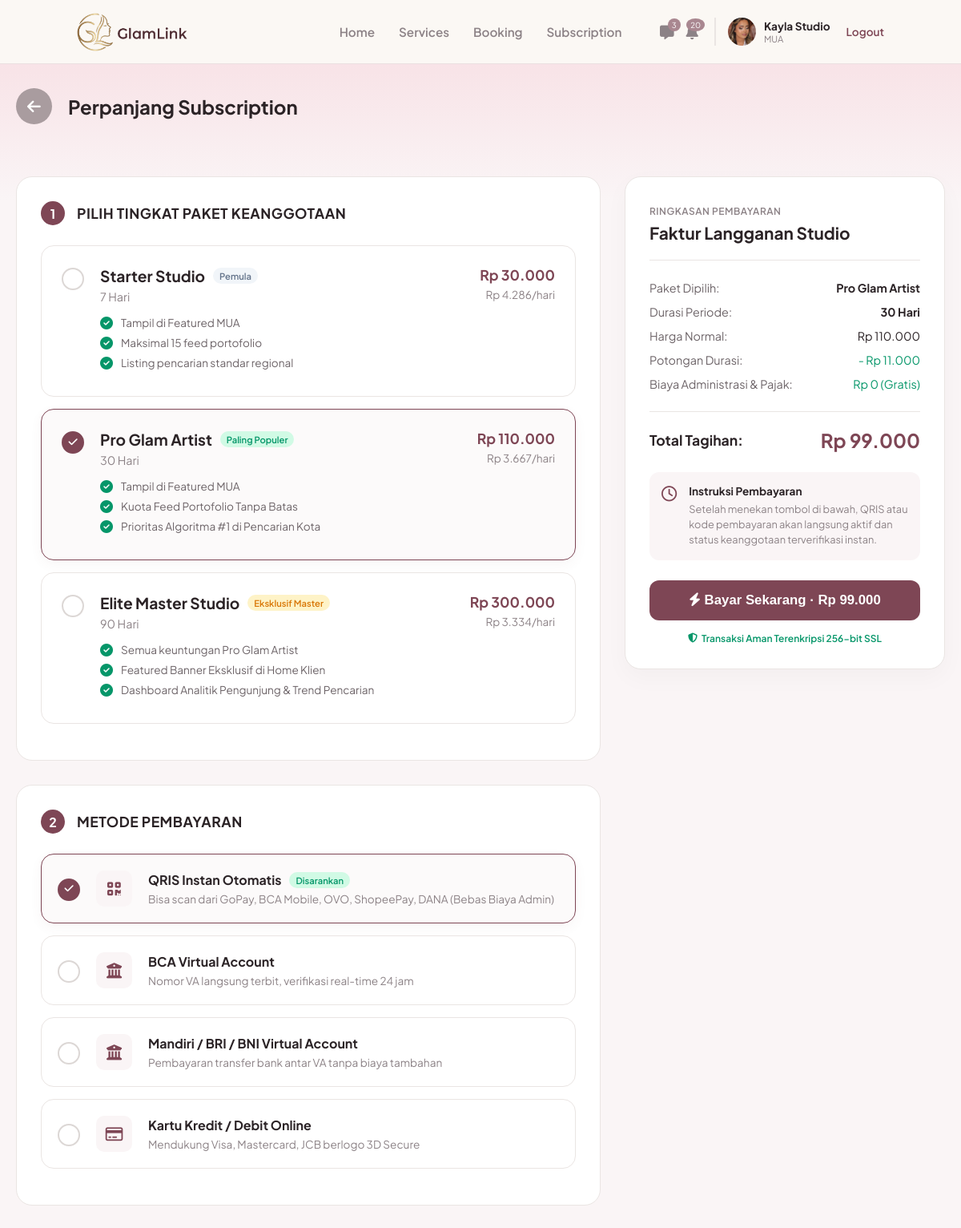
/mua/subscription_pay.php (signed in), run on the app's committed database.
### tables this page shows
CREATE TABLE `users` (
  `id_user` int(11) NOT NULL,
  `nama` varchar(100) NOT NULL,
  `email` varchar(100) NOT NULL,
  `nomor_telepon` varchar(20) DEFAULT NULL,
  `nama_brand` varchar(150) DEFAULT NULL,
  `bio` text DEFAULT NULL,
  `lokasi` varchar(150) DEFAULT NULL,
  `foto_profil` varchar(255) DEFAULT NULL,
  `password` varchar(255) NOT NULL,
  `role` enum('mua','pelanggan','admin') NOT NULL,
  `dibuat_pada` timestamp NOT NULL DEFAULT current_timestamp(),
  `status_verifikasi` enum('pending','approved','rejected') NOT NULL DEFAULT 'approved',
  `alasan_tolak` varchar(255) DEFAULT NULL
);

CREATE TABLE `subscription_packages` (
  `id_paket` int(11) NOT NULL,
  `nama_paket` varchar(100) NOT NULL,
  `durasi_hari` int(11) NOT NULL,
  `harga` int(11) NOT NULL
);

### mua/subscription_pay.php (the view, shortened to what the rows shown need)
<?php
require_once '../includes/auth_mua.php';
$id_paket_aktif = isset($_GET['id_paket']) ? (int)$_GET['id_paket'] : 2;
$q_paket = mysqli_query($koneksi, "SELECT * FROM subscription_packages ORDER BY id_paket ASC");
$pakets = [];
while($row = mysqli_fetch_assoc($q_paket)){
    $pakets[$row['id_paket']] = $row;
}
?>
<!DOCTYPE html>
<html lang="id">
<head>
    <link rel="stylesheet" href="https://cdnjs.cloudflare.com/ajax/libs/font-awesome/6.4.0/css/all.min.css">
    <link rel="stylesheet" href="../assets/css/navbar.css">
    <link rel="stylesheet" href="../assets/css/mua_subscription.css">
    <link rel="stylesheet" href="../assets/css/mua_ui.css">
</head>
<body>
    <?php include '../navbar.php'; ?>
    <div class="pay-top-bg">
        <div class="pay-container">
            <h2>Perpanjang Subscription</h2>
        </div>
    </div>
    <main class="pay-container" style="margin-top: -30px; padding-bottom: 50px;">
        <form method="POST" action="" id="formPembayaran" class="pay-grid">
            <div class="pay-left">
                <div class="pay-step-box">
                    <label class="radio-card <?php echo $id_paket_aktif == 1 ? 'selected' : ''; ?>">
                        <div class="rc-content">
                            <div class="rc-top">
                                <div>
                                    <h4><?php echo htmlspecialchars($pakets[1]['nama_paket']); ?> <span class="badge-tier basic">Pemula</span></h4>
                                    <p class="rc-dur"><?php echo $pakets[1]['durasi_hari']; ?> Hari</p>
                                </div>
                                <div class="rc-price-right">
                                    <h4>Rp <?php echo number_format($pakets[1]['harga'], 0, ',', '.'); ?></h4>
                                    <p>Rp <?php echo number_format(ceil($pakets[1]['harga'] / $pakets[1]['durasi_hari']), 0, ',', '.'); ?>/hari</p>
                                </div>
                            </div>
                        </div>
                    </label>
                    <label class="radio-card <?php echo $id_paket_aktif == 2 ? 'selected' : ''; ?>">
                        <div class="rc-content">
                            <div class="rc-top">
                                <div>
                                    <h4><?php echo htmlspecialchars($pakets[2]['nama_paket']); ?> <span class="badge-tier pop">Paling Populer</span></h4>
                                    <p class="rc-dur"><?php echo $pakets[2]['durasi_hari']; ?> Hari</p>
                                </div>
                                <div class="rc-price-right">
                                    <h4>Rp <?php echo number_format($pakets[2]['harga'], 0, ',', '.'); ?></h4>
                                    <p>Rp <?php echo number_format(ceil($pakets[2]['harga'] / $pakets[2]['durasi_hari']), 0, ',', '.'); ?>/hari</p>
                                </div>
                            </div>
                        </div>
                    </label>
                    <label class="radio-card <?php echo $id_paket_aktif == 3 ? 'selected' : ''; ?>">
                        <div class="rc-content">
                            <div class="rc-top">
                                <div>
                                    <h4><?php echo htmlspecialchars($pakets[3]['nama_paket']); ?> <span class="badge-tier vip">Eksklusif Master</span></h4>
                                    <p class="rc-dur"><?php echo $pakets[3]['durasi_hari']; ?> Hari</p>
                                </div>
                                <div class="rc-price-right">
                                    <h4>Rp <?php echo number_format($pakets[3]['harga'], 0, ',', '.'); ?></h4>
                                    <p>Rp <?php echo number_format(ceil($pakets[3]['harga'] / $pakets[3]['durasi_hari']), 0, ',', '.'); ?>/hari</p>
                                </div>
                            </div>
                        </div>
                    </label>
                </div>
            </div>
        </form>
    </main>
</body>
</html>

### navbar.php (shortened to what the rows shown need)
<?php
$path_prefix = in_array(basename(dirname($_SERVER['PHP_SELF'])), ['mua', 'klien']) ? '../' : '';
$nav_logged_in = isset($_SESSION['status_login']) && $_SESSION['status_login'] == true;
$nav_role = isset($_SESSION['role']) ? $_SESSION['role'] : '';
if ($nav_logged_in && in_array($nav_role, ['mua', 'pelanggan']) && isset($koneksi)) {
    $id_mua_nav = $_SESSION['id_user'];
    $nav_query = mysqli_query($koneksi, "SELECT nama, nama_brand, foto_profil, status_verifikasi FROM users WHERE id_user = '$id_mua_nav'");
    $nav_profil = mysqli_fetch_assoc($nav_query);
}
?>
<header class="navbar">
    <?php if (!$nav_logged_in): ?>
        <div class="nav-links">
            <a href="<?php echo $path_prefix; ?>login.php" class="btn-text">Masuk</a>
            <a href="<?php echo $path_prefix; ?>login.php" class="btn-outline nav-mua">Masuk Sebagai MUA</a>
            <a href="<?php echo $path_prefix; ?>register.php" class="btn-filled">Daftar</a>
        </div>
    <?php elseif ($nav_role == 'mua'): ?>
        <?php if (($nav_profil['status_verifikasi'] ?? 'approved') === 'approved'): ?>
        <div class="nav-menu-mua">
            <a href="<?php echo $path_prefix; ?>mua/index.php">Home</a>
            <a href="<?php echo $path_prefix; ?>mua/services.php">Services</a>
            <a href="<?php echo $path_prefix; ?>mua/booking.php">Booking</a>
            <a href="<?php echo $path_prefix; ?>mua/subscription.php">Subscription</a>
        </div>
        <?php endif; ?>
        <div class="nav-profile-mua">
            <div class="nav-icons">
                <?php
                require_once __DIR__ . '/includes/chat.php';
                $nav_chat_baru = (($koneksi ?? null) instanceof mysqli) ? chat_belum_dibaca($koneksi, (int)$_SESSION['id_user']) : 0;
                ?>
                <a href="<?php echo $path_prefix; ?>mua/chat.php" class="icon-btn" title="Chat">
                    <i class="fa-solid fa-message"></i>
                    <span class="badge" id="navChatBadge" <?php echo $nav_chat_baru ? '' : 'hidden'; ?>><?php echo $nav_chat_baru > 99 ? '99+' : $nav_chat_baru; ?></span>
                </a>
                <?php
                require_once __DIR__ . '/includes/mua_notifikasi.php';
                $nav_notif_baru = isset($koneksi) ? mua_notif_jumlah_baru($koneksi, (int)$_SESSION['id_user']) : 0;
                ?>
                <a href="<?php echo $path_prefix; ?>mua/notifikasi.php" class="icon-btn" title="Notifikasi">
                    <i class="fa-solid fa-bell"></i>
                    <span class="badge" id="navNotifBadge" <?php echo $nav_notif_baru ? '' : 'hidden'; ?>><?php echo $nav_notif_baru > 99 ? '99+' : $nav_notif_baru; ?></span>
                </a>
            </div>
            <a href="<?php echo $path_prefix; ?>mua/profil.php" style="text-decoration:none;color:inherit;" title="Lihat & edit profil">
            <div class="profile-info">
                <?php if(!empty($nav_profil['foto_profil'])): ?>
                    <img src="<?php echo $path_prefix; ?>assets/img/<?php echo htmlspecialchars($nav_profil['foto_profil']); ?>" alt="Profile">
                <?php else: ?>
                    <div style="width:35px;height:35px;background:#e0d8da;border-radius:50%;display:flex;align-items:center;justify-content:center;color:#fff;font-size:0.8rem;"><i class="fa-solid fa-user"></i></div>
                <?php endif; ?>
                <div class="profile-text">
                    <span class="brand-name"><?php echo htmlspecialchars($nav_profil['nama_brand'] ?? 'Nama Brand'); ?></span>
                    <span class="role-text"><?php echo ($nav_profil['status_verifikasi'] ?? 'approved') === 'approved' ? 'MUA' : 'Belum terverifikasi'; ?></span>
                </div>
            </div>
            </a>
            <a href="<?php echo $path_prefix; ?>logout.php" class="logout-link">Logout</a>
        </div>
    <?php endif; ?>
</header>

### data on the page
users: foto_profil (picture), nama_brand "Kayla Studio"
subscription_packages: nama_paket "Starter Studio", durasi_hari "7", harga "30.000", ceil($pakets[1]['harga'] / $pakets[1]['durasi_hari']) "4.286"
subscription_packages: nama_paket "Pro Glam Artist", durasi_hari "30", harga "110.000", ceil($pakets[2]['harga'] / $pakets[2]['durasi_hari']) "3.667"
subscription_packages: nama_paket "Elite Master Studio", durasi_hari "90", harga "300.000", ceil($pakets[3]['harga'] / $pakets[3]['durasi_hari']) "3.334"

### other printed values
$nav_chat_baru "3"
$nav_notif_baru "20"
